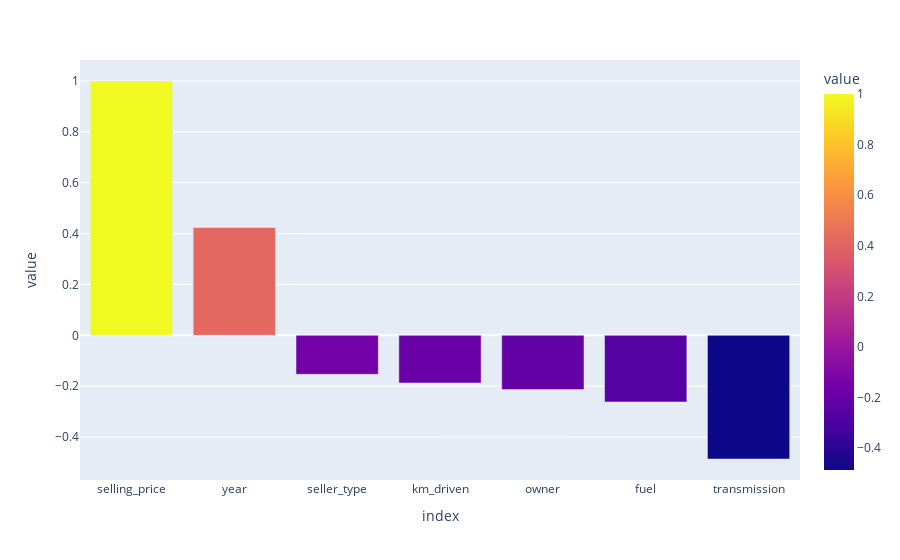

Notebook source saved alongside this figure:
### Code cell
df_new = df.drop("name", axis = 1)
df_new = df_new.apply(lambda x : encode_label(x))

fig = px.bar(df_new.corr()["selling_price"].sort_values(ascending = False), color = "value")
fig.show()

### Figure 1 — Plotly figure (JSON) as saved in the notebook; plotly's stock layout.template omitted (floating-point values rounded to 4 significant figures)
{"data": [{"alignmentgroup": "True", "hovertemplate": "index=%{x}<br>value=%{marker.color}<extra></extra>", "legendgroup": "", "marker": {"color": [1, 0.4243, -0.1532, -0.1874, -0.2131, -0.262, -0.4863], "coloraxis": "coloraxis", "pattern": {"shape": ""}}, "name": "", "offsetgroup": "", "orientation": "v", "showlegend": false, "textposition": "auto", "x": ["selling_price", "year", "seller_type", "km_driven", "owner", "fuel", "transmission"], "xaxis": "x", "y": [1, 0.4243, -0.1532, -0.1874, -0.2131, -0.262, -0.4863], "yaxis": "y", "type": "bar"}], "layout": {"xaxis": {"anchor": "y", "domain": [0, 1], "title": {"text": "index"}, "type": "category", "range": [-0.5, 6.5], "autorange": true}, "yaxis": {"anchor": "x", "domain": [0, 1], "title": {"text": "value"}, "type": "linear", "range": [-0.5688, 1.083], "autorange": true}, "coloraxis": {"colorbar": {"title": {"text": "value"}}, "colorscale": [[0, "#0d0887"], [0.1111, "#46039f"], [0.2222, "#7201a8"], [0.3333, "#9c179e"], [0.4444, "#bd3786"], [0.5556, "#d8576b"], [0.6667, "#ed7953"], [0.7778, "#fb9f3a"], [0.8889, "#fdca26"], [1, "#f0f921"]]}, "legend": {"tracegroupgap": 0}, "margin": {"t": 60}, "barmode": "relative", "autosize": true}}
